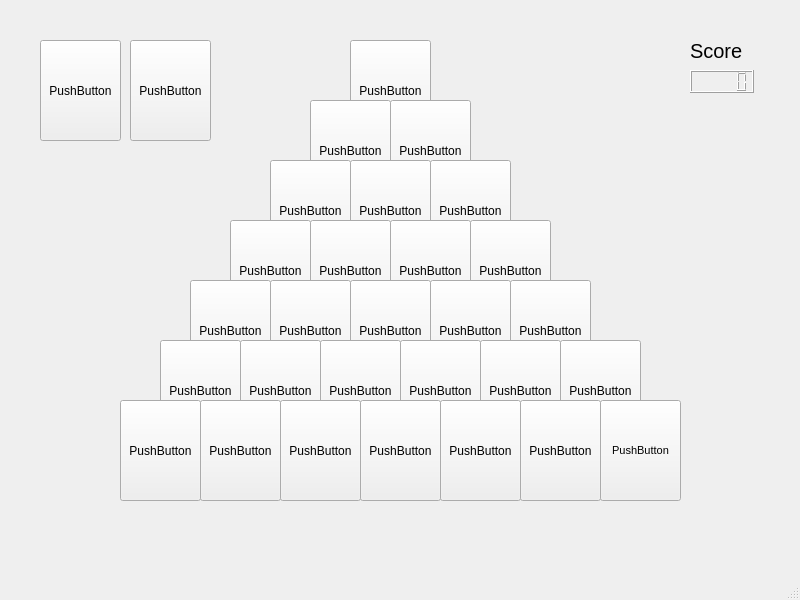
<?xml version="1.0" encoding="UTF-8"?>
<ui version="4.0">
 <class>MainWindow</class>
 <widget class="QMainWindow" name="MainWindow">
  <property name="geometry">
   <rect>
    <x>0</x>
    <y>0</y>
    <width>800</width>
    <height>600</height>
   </rect>
  </property>
  <property name="windowTitle">
   <string>MainWindow</string>
  </property>
  <widget class="QWidget" name="centralwidget">
   <widget class="QPushButton" name="pushButton">
    <property name="geometry">
     <rect>
      <x>350</x>
      <y>40</y>
      <width>81</width>
      <height>101</height>
     </rect>
    </property>
    <property name="text">
     <string>PushButton</string>
    </property>
   </widget>
   <widget class="QPushButton" name="pushButton_2">
    <property name="geometry">
     <rect>
      <x>310</x>
      <y>100</y>
      <width>81</width>
      <height>101</height>
     </rect>
    </property>
    <property name="text">
     <string>PushButton</string>
    </property>
   </widget>
   <widget class="QPushButton" name="pushButton_3">
    <property name="geometry">
     <rect>
      <x>390</x>
      <y>100</y>
      <width>81</width>
      <height>101</height>
     </rect>
    </property>
    <property name="text">
     <string>PushButton</string>
    </property>
   </widget>
   <widget class="QPushButton" name="pushButton_4">
    <property name="geometry">
     <rect>
      <x>350</x>
      <y>160</y>
      <width>81</width>
      <height>101</height>
     </rect>
    </property>
    <property name="text">
     <string>PushButton</string>
    </property>
   </widget>
   <widget class="QPushButton" name="pushButton_5">
    <property name="geometry">
     <rect>
      <x>270</x>
      <y>160</y>
      <width>81</width>
      <height>101</height>
     </rect>
    </property>
    <property name="text">
     <string>PushButton</string>
    </property>
   </widget>
   <widget class="QPushButton" name="pushButton_6">
    <property name="geometry">
     <rect>
      <x>430</x>
      <y>160</y>
      <width>81</width>
      <height>101</height>
     </rect>
    </property>
    <property name="text">
     <string>PushButton</string>
    </property>
   </widget>
   <widget class="QPushButton" name="pushButton_7">
    <property name="geometry">
     <rect>
      <x>310</x>
      <y>220</y>
      <width>81</width>
      <height>101</height>
     </rect>
    </property>
    <property name="text">
     <string>PushButton</string>
    </property>
   </widget>
   <widget class="QPushButton" name="pushButton_8">
    <property name="geometry">
     <rect>
      <x>390</x>
      <y>220</y>
      <width>81</width>
      <height>101</height>
     </rect>
    </property>
    <property name="text">
     <string>PushButton</string>
    </property>
   </widget>
   <widget class="QPushButton" name="pushButton_9">
    <property name="geometry">
     <rect>
      <x>230</x>
      <y>220</y>
      <width>81</width>
      <height>101</height>
     </rect>
    </property>
    <property name="text">
     <string>PushButton</string>
    </property>
   </widget>
   <widget class="QPushButton" name="pushButton_10">
    <property name="geometry">
     <rect>
      <x>470</x>
      <y>220</y>
      <width>81</width>
      <height>101</height>
     </rect>
    </property>
    <property name="text">
     <string>PushButton</string>
    </property>
   </widget>
   <widget class="QPushButton" name="pushButton_11">
    <property name="geometry">
     <rect>
      <x>350</x>
      <y>280</y>
      <width>81</width>
      <height>101</height>
     </rect>
    </property>
    <property name="text">
     <string>PushButton</string>
    </property>
   </widget>
   <widget class="QPushButton" name="pushButton_12">
    <property name="geometry">
     <rect>
      <x>270</x>
      <y>280</y>
      <width>81</width>
      <height>101</height>
     </rect>
    </property>
    <property name="text">
     <string>PushButton</string>
    </property>
   </widget>
   <widget class="QPushButton" name="pushButton_13">
    <property name="geometry">
     <rect>
      <x>190</x>
      <y>280</y>
      <width>81</width>
      <height>101</height>
     </rect>
    </property>
    <property name="text">
     <string>PushButton</string>
    </property>
   </widget>
   <widget class="QPushButton" name="pushButton_14">
    <property name="geometry">
     <rect>
      <x>430</x>
      <y>280</y>
      <width>81</width>
      <height>101</height>
     </rect>
    </property>
    <property name="text">
     <string>PushButton</string>
    </property>
   </widget>
   <widget class="QPushButton" name="pushButton_15">
    <property name="geometry">
     <rect>
      <x>510</x>
      <y>280</y>
      <width>81</width>
      <height>101</height>
     </rect>
    </property>
    <property name="text">
     <string>PushButton</string>
    </property>
   </widget>
   <widget class="QPushButton" name="pushButton_16">
    <property name="geometry">
     <rect>
      <x>240</x>
      <y>340</y>
      <width>81</width>
      <height>101</height>
     </rect>
    </property>
    <property name="text">
     <string>PushButton</string>
    </property>
   </widget>
   <widget class="QPushButton" name="pushButton_17">
    <property name="geometry">
     <rect>
      <x>160</x>
      <y>340</y>
      <width>81</width>
      <height>101</height>
     </rect>
    </property>
    <property name="text">
     <string>PushButton</string>
    </property>
   </widget>
   <widget class="QPushButton" name="pushButton_18">
    <property name="geometry">
     <rect>
      <x>200</x>
      <y>400</y>
      <width>81</width>
      <height>101</height>
     </rect>
    </property>
    <property name="text">
     <string>PushButton</string>
    </property>
   </widget>
   <widget class="QPushButton" name="pushButton_19">
    <property name="geometry">
     <rect>
      <x>320</x>
      <y>340</y>
      <width>81</width>
      <height>101</height>
     </rect>
    </property>
    <property name="text">
     <string>PushButton</string>
    </property>
   </widget>
   <widget class="QPushButton" name="pushButton_20">
    <property name="geometry">
     <rect>
      <x>400</x>
      <y>340</y>
      <width>81</width>
      <height>101</height>
     </rect>
    </property>
    <property name="text">
     <string>PushButton</string>
    </property>
   </widget>
   <widget class="QPushButton" name="pushButton_21">
    <property name="geometry">
     <rect>
      <x>480</x>
      <y>340</y>
      <width>81</width>
      <height>101</height>
     </rect>
    </property>
    <property name="text">
     <string>PushButton</string>
    </property>
   </widget>
   <widget class="QPushButton" name="pushButton_22">
    <property name="geometry">
     <rect>
      <x>560</x>
      <y>340</y>
      <width>81</width>
      <height>101</height>
     </rect>
    </property>
    <property name="text">
     <string>PushButton</string>
    </property>
   </widget>
   <widget class="QPushButton" name="pushButton_23">
    <property name="geometry">
     <rect>
      <x>280</x>
      <y>400</y>
      <width>81</width>
      <height>101</height>
     </rect>
    </property>
    <property name="text">
     <string>PushButton</string>
    </property>
   </widget>
   <widget class="QPushButton" name="pushButton_24">
    <property name="geometry">
     <rect>
      <x>120</x>
      <y>400</y>
      <width>81</width>
      <height>101</height>
     </rect>
    </property>
    <property name="text">
     <string>PushButton</string>
    </property>
   </widget>
   <widget class="QPushButton" name="pushButton_25">
    <property name="geometry">
     <rect>
      <x>360</x>
      <y>400</y>
      <width>81</width>
      <height>101</height>
     </rect>
    </property>
    <property name="text">
     <string>PushButton</string>
    </property>
   </widget>
   <widget class="QPushButton" name="pushButton_26">
    <property name="geometry">
     <rect>
      <x>440</x>
      <y>400</y>
      <width>81</width>
      <height>101</height>
     </rect>
    </property>
    <property name="text">
     <string>PushButton</string>
    </property>
   </widget>
   <widget class="QPushButton" name="pushButton_27">
    <property name="geometry">
     <rect>
      <x>520</x>
      <y>400</y>
      <width>81</width>
      <height>101</height>
     </rect>
    </property>
    <property name="text">
     <string>PushButton</string>
    </property>
   </widget>
   <widget class="QPushButton" name="pushButton_28">
    <property name="geometry">
     <rect>
      <x>600</x>
      <y>400</y>
      <width>81</width>
      <height>101</height>
     </rect>
    </property>
    <property name="font">
     <font>
      <pointsize>8</pointsize>
     </font>
    </property>
    <property name="text">
     <string>PushButton</string>
    </property>
   </widget>
   <widget class="QPushButton" name="pushButton_29">
    <property name="geometry">
     <rect>
      <x>40</x>
      <y>40</y>
      <width>81</width>
      <height>101</height>
     </rect>
    </property>
    <property name="text">
     <string>PushButton</string>
    </property>
   </widget>
   <widget class="QPushButton" name="pushButton_30">
    <property name="geometry">
     <rect>
      <x>130</x>
      <y>40</y>
      <width>81</width>
      <height>101</height>
     </rect>
    </property>
    <property name="text">
     <string>PushButton</string>
    </property>
   </widget>
   <widget class="QLCDNumber" name="lcdNumber">
    <property name="geometry">
     <rect>
      <x>690</x>
      <y>70</y>
      <width>64</width>
      <height>23</height>
     </rect>
    </property>
   </widget>
   <widget class="QLabel" name="label">
    <property name="geometry">
     <rect>
      <x>690</x>
      <y>40</y>
      <width>61</width>
      <height>21</height>
     </rect>
    </property>
    <property name="font">
     <font>
      <pointsize>15</pointsize>
     </font>
    </property>
    <property name="text">
     <string>Score</string>
    </property>
   </widget>
  </widget>
  <widget class="QMenuBar" name="menubar">
   <property name="geometry">
    <rect>
     <x>0</x>
     <y>0</y>
     <width>800</width>
     <height>21</height>
    </rect>
   </property>
   <property name="nativeMenuBar">
    <bool>true</bool>
   </property>
  </widget>
  <widget class="QStatusBar" name="statusbar"/>
 </widget>
 <resources/>
 <connections/>
</ui>
